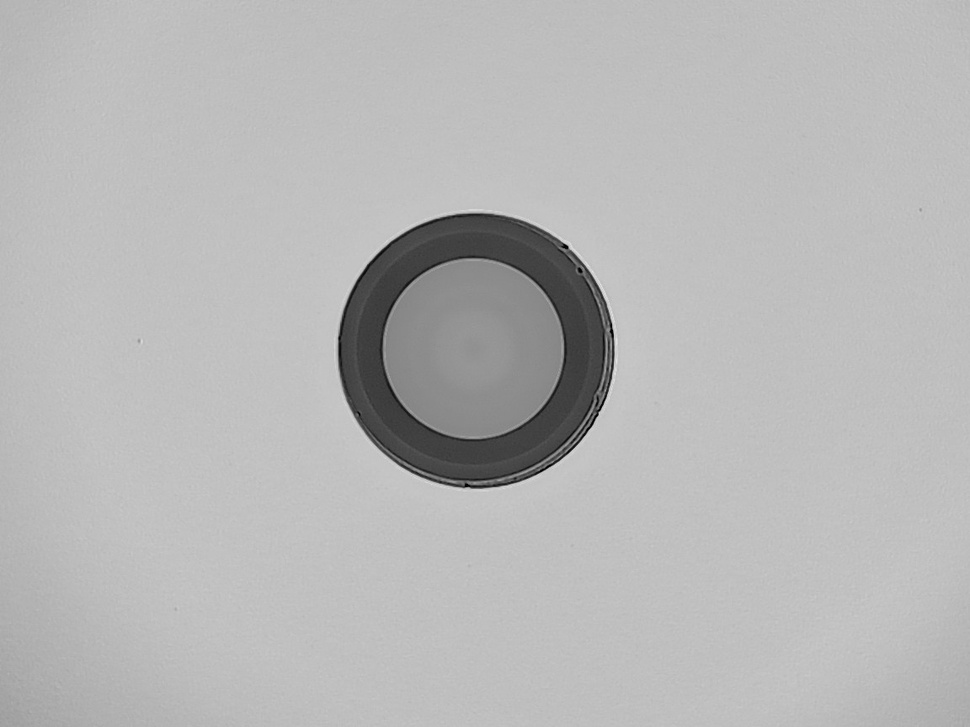
#> input picture current-process/old_version/image_batch/ima18.jpg, 970 x 727 px, shrunk from 1152 x 864 before the run
$ python multi_otsu.py ../../../current-process/old_version/image_batch/ima18.jpg
#> lines starting #> are read from the running program, lines starting #| are printed output that depends on the picture
#> further down, img is the input picture: shape (727, 970, 3); min 0, max 229, mean 182.7
#!/usr/bin/env python3
"""
Multi-level Otsu Thresholding
Category: thresholding
"""
import cv2
import numpy as np


def process_image(image: np.ndarray) -> np.ndarray:
    """
    Multi-level Otsu Thresholding

    Args:
        image: Input image (grayscale or color)

    Returns:
        Processed image
    """
    result = image.copy()

    gray = cv2.cvtColor(result, cv2.COLOR_BGR2GRAY) if len(result.shape) == 3 else result
    # Calculate histogram
    hist, bins = np.histogram(gray.flatten(), 256, [0, 256])
#> hist = 256 values, max 115110 at index 191, min 0 at index 230, mean 2754.6; bins = 257 values from 0 to 256
    # Find two thresholds
    t1 = cv2.threshold(gray, 0, 255, cv2.THRESH_BINARY + cv2.THRESH_OTSU)[0]
#> t1 = 127
    t2 = t1 + (255 - t1) // 2
#> t2 = 191
    # Apply multi-level thresholding
    result = np.zeros_like(gray)
    result[gray <= t1] = 0
    result[(gray > t1) & (gray <= t2)] = 127
    result[gray > t2] = 255
    if len(image.shape) == 3:
        result = cv2.cvtColor(result, cv2.COLOR_GRAY2BGR)
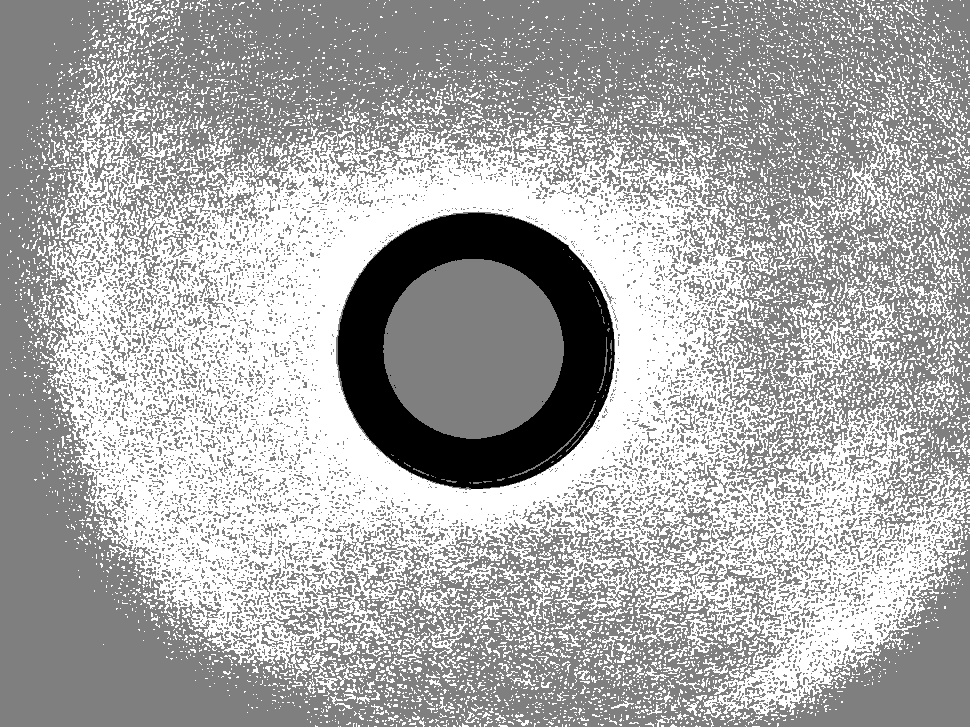
#> result: shape (727, 970, 3); min 0, max 255, mean 171

    return result

if __name__ == "__main__":
    import sys
    if len(sys.argv) > 1:
        img = cv2.imread(sys.argv[1], cv2.IMREAD_UNCHANGED)
        if img is not None:
            result = process_image(img)
            cv2.imwrite(f"multi_otsu_output.png", result)
            print(f"Saved to multi_otsu_output.png")
        else:
            print("Failed to load image")
    else:
        print(f"Usage: python multi_otsu.py <image_path>")

$ run again, on current-process/old_version/image_batch/img35.jpg
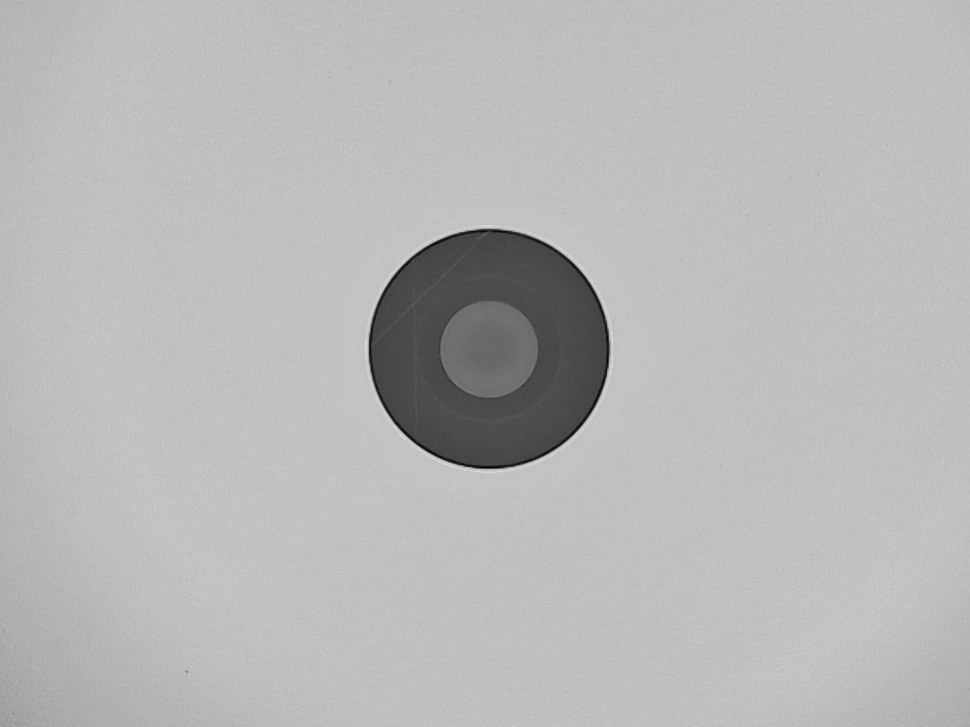
#> input picture current-process/old_version/image_batch/img35.jpg, 970 x 727 px, shrunk from 1152 x 864 before the run
#> img is the input picture: shape (727, 970, 3); min 2, max 223, mean 183.8
#> hist = 256 values, max 111914 at index 192, min 0 at index 0, mean 2754.6; bins = 257 values from 0 to 256
#> t1 = 134
#> t2 = 194
#> in process_image, `result = cv2.cvtColor(result, cv2.COLOR_GRAY2BGR)`:
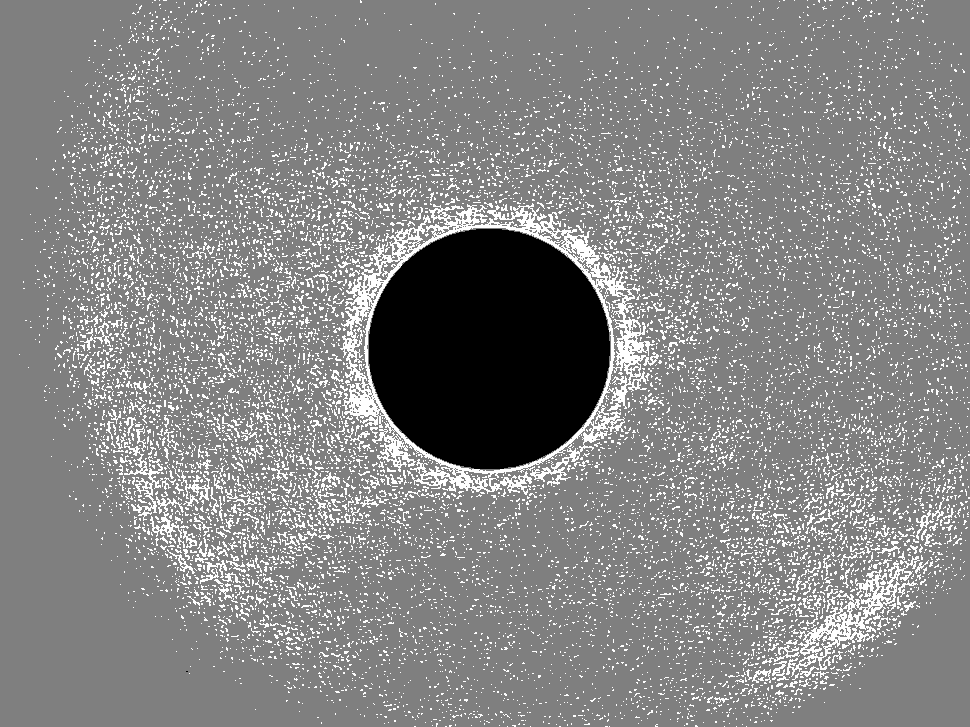
#> result: shape (727, 970, 3); min 0, max 255, mean 132.8

$ run again, on current-process/old_version/image_batch/img38.jpg
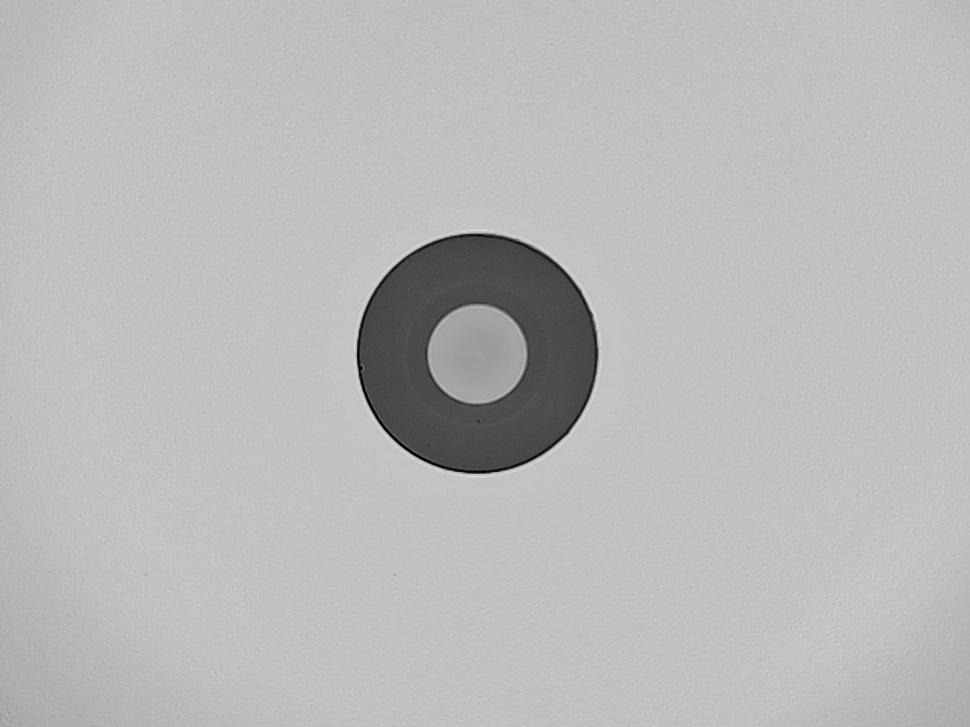
#> input picture current-process/old_version/image_batch/img38.jpg, 970 x 727 px, shrunk from 1152 x 864 before the run
#> img is the input picture: shape (727, 970, 3); min 0, max 225, mean 185.2
#> hist = 256 values, max 106973 at index 193, min 0 at index 224, mean 2754.6; bins = 257 values from 0 to 256
#> t1 = 132
#> t2 = 193
#> in process_image, `result = cv2.cvtColor(result, cv2.COLOR_GRAY2BGR)`:
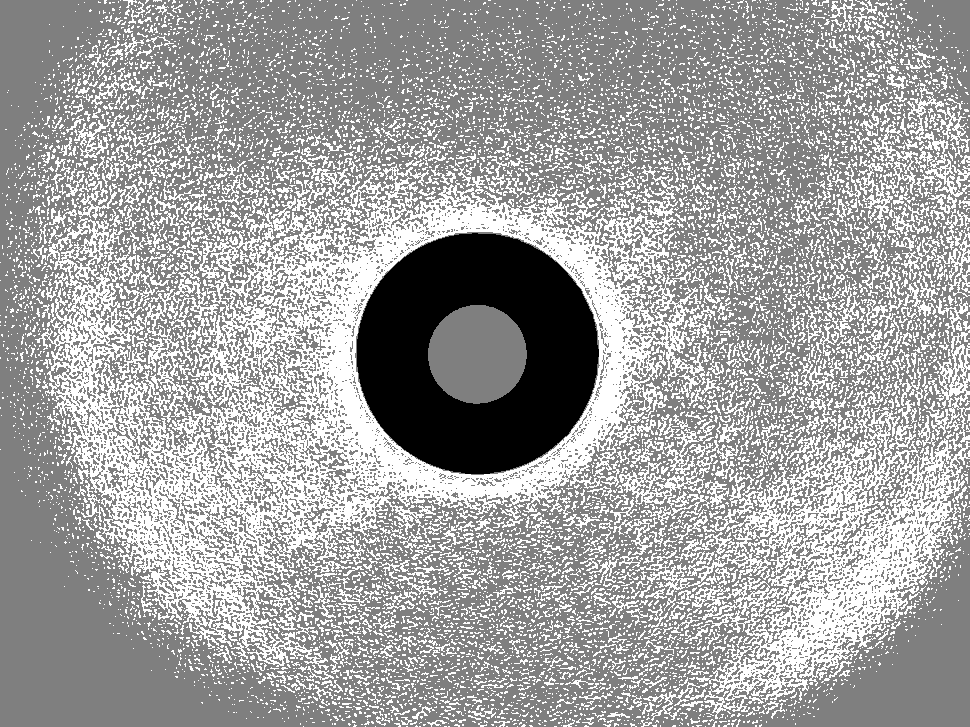
#> result: shape (727, 970, 3); min 0, max 255, mean 162.2
